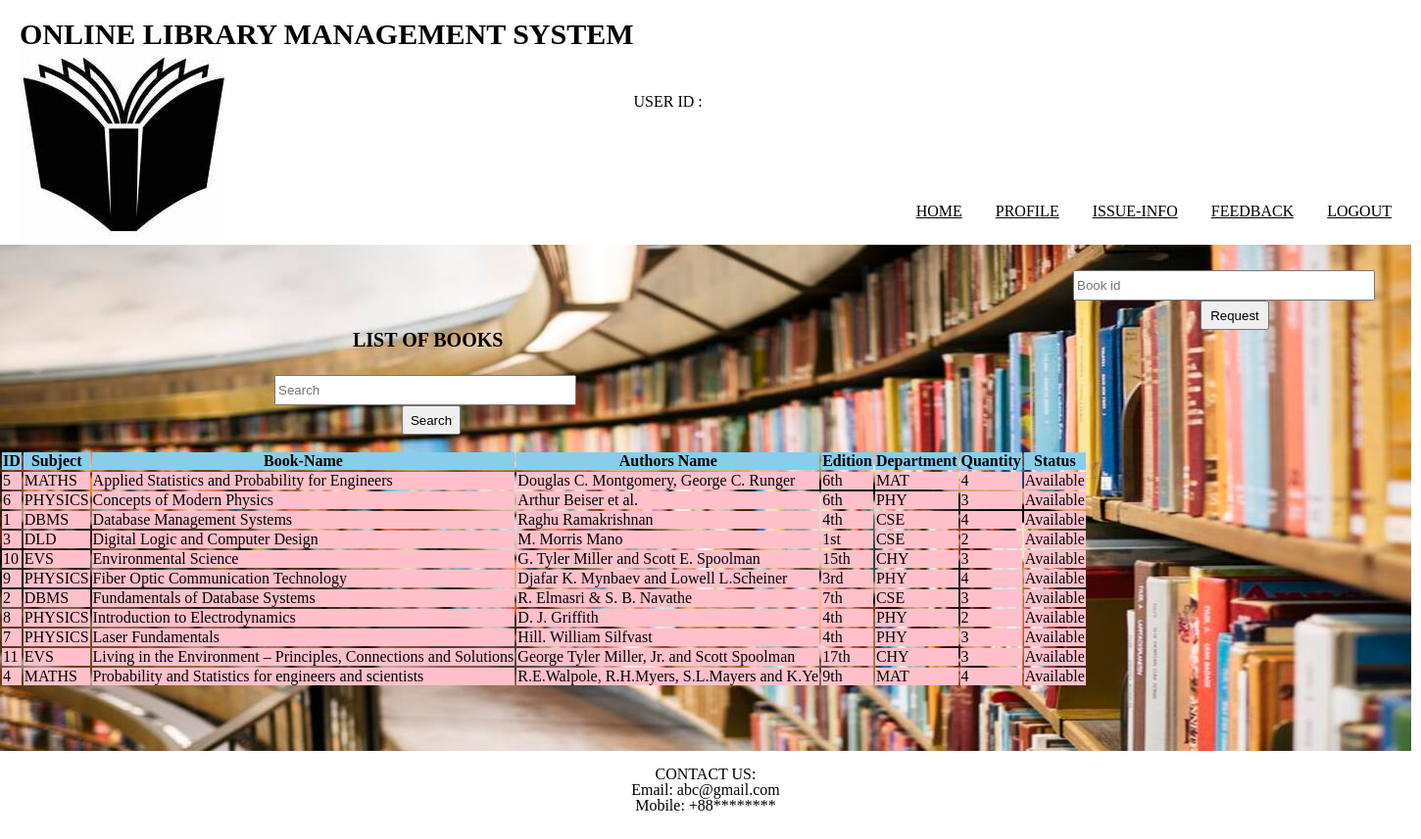
Page /issue.php on the committed database.
### tables this page shows
CREATE TABLE `books` (
  `bid` int(100) NOT NULL,
  `subject` varchar(100) NOT NULL,
  `name` varchar(100) NOT NULL,
  `authors` varchar(100) NOT NULL,
  `edition` varchar(100) NOT NULL,
  `department` varchar(100) NOT NULL,
  `quantity` int(100) NOT NULL,
  `status` varchar(100) NOT NULL
);

### issue.php (the view, shortened to what this page needs)
<!DOCTYPE html>
<html>
<head>
	<link rel="stylesheet" type="text/css" href="style.css">
</head>
<body>
		<header>
		<div class="logo">
			<h1 style="color: black;font-size: 30px;">ONLINE LIBRARY MANAGEMENT SYSTEM</h1>
			<img src="images/logo.jpeg">
		</div><br><br><br><br><br><br>
		<?php
					echo "USER ID : ".$_SESSION['id'];
				?>
				<nav>
					<ul>
						<li><a href="index.php">HOME</a></li>
						<li><a href="profile.php">PROFILE</a></li>
						<li><a href="iinfo.php">ISSUE-INFO</a></li>
						<li><a href="feedback.php">FEEDBACK</a></li>
						<li><a href="logout.php">LOGOUT</a></li>
					</ul>
				</nav>
		</header>
		<section>
			<br>
			<div style="padding-left: 1095px">
				<form action="" method="post">
					<input type="text" name="bid" placeholder="Book id" required="">
					<br>
					<button name="submit1" style="width: 70px">Request</button>
				</form>
			</div>
			<h1 style="font-size: 20px; padding-left: 360px; padding-bottom: 10px;">LIST OF BOOKS</h1>
			<br>
			<div class="search">
				<form name="search" action="" method="post">
					<input type="text" name="search" placeholder="Search" required="">
					<br>
					<button name="submit">Search</button>
				</form>
			</div>
			<br>
				<?php
					if(isset($_POST['submit']))
					{
						$q=mysqli_query($db,"SELECT * from books where name like '%$_POST[search]%'");
						if(mysqli_num_rows($q)==0)
						{
							echo "NO BOOKS FOUND";
						}
						else
						{
							echo "<table class='table table-bordered table-hover'>";
						       echo "<tr style='background-color: skyblue; border='1'>";
							        echo "<th>"; echo "ID";	echo "</th>";
							        echo "<th>"; echo "Subject";echo "</th>";
							        echo "<th>"; echo "Book-Name";  echo "</th>";
							        echo "<th>"; echo "Authors Name";  echo "</th>";
							        echo "<th>"; echo "Edition";  echo "</th>";
							        echo "<th>"; echo "Department";  echo "</th>";
							        echo "<th>"; echo "Quantity";  echo "</th>";
							        echo "<th>"; echo "Status";  echo "</th>";
						        echo "</tr>";
						    while($row=mysqli_fetch_assoc($q))
						   {
							echo "<tr style='background-color:pink;'>";
							echo "<td>"; echo $row['bid']; echo "</td>";
							echo "<td>"; echo $row['subject']; echo "</td>";
							echo "<td>"; echo $row['name']; echo "</td>";
							echo "<td>"; echo $row['authors']; echo "</td>";
							echo "<td>"; echo $row['edition']; echo "</td>";
							echo "<td>"; echo $row['department']; echo "</td>";
							echo "<td>"; echo $row['quantity']; echo "</td>";
							echo "<td>"; echo $row['status']; echo "</td>";
							echo "</tr>";
						    }
					        echo"</table>";
						}
					}
					else
					{
					$result=mysqli_query($db,"SELECT * FROM `books` ORDER BY `books`.`name` ASC;");
					echo "<table class='table table-bordered table-hover'>";
						echo "<tr style='background-color: skyblue; border='1'>";
							echo "<th>"; echo "ID";	echo "</th>";
							echo "<th>"; echo "Subject";	echo "</th>";
							echo "<th>"; echo "Book-Name";  echo "</th>";
							echo "<th>"; echo "Authors Name";  echo "</th>";
							echo "<th>"; echo "Edition";  echo "</th>";
							echo "<th>"; echo "Department";  echo "</th>";
							echo "<th>"; echo "Quantity";  echo "</th>";
							echo "<th>"; echo "Status";  echo "</th>";
						echo "</tr>";
						while($row=mysqli_fetch_assoc($result))
						{
							echo "<tr style='background-color:pink;'>";
							echo "<td>"; echo $row['bid']; echo "</td>";
							echo "<td>"; echo $row['subject']; echo "</td>";
							echo "<td>"; echo $row['name']; echo "</td>";
							echo "<td>"; echo $row['authors']; echo "</td>";
							echo "<td>"; echo $row['edition']; echo "</td>";
							echo "<td>"; echo $row['department']; echo "</td>";
							echo "<td>"; echo $row['quantity']; echo "</td>";
							echo "<td>"; echo $row['status']; echo "</td>";
							echo "</tr>";
						}
					echo"</table>";
					}
			?>
		</section>
		<footer>
			<p style="color:black;  text-align: center; ">
				<br>
				CONTACT US:<br>
				Email: abc@gmail.com <br>
				Mobile: +88********
			</p>
		</footer>
</body>
</html>

### style.css (style rules this page uses)
html, body, div, span, object, iframe, h1, h2, h3, h4, h5, h6, p, blockquote, pre, abbr, address, cite, code, del, dfn, em, img, ins, kbd, q, samp, small, strong, sub, sup, var, b, i, dl, dt, dd, ol, ul, li, fieldset, form, label, legend, caption, tbody, tfoot, thead, article, aside, canvas, details, figcaption, figure, footer, header, hgroup, menu, nav, section, summary, time, mark, audio, video { margin:0; padding:0; border:0; outline:0; font-size:100%; vertical-align:baseline; background:transparent; }
body { line-height:1; }
article,aside,details,figcaption,figure, footer,header,hgroup,menu,nav,section { display:block; }
nav ul { list-style:none; }
a { margin:0; padding:0; font-size:100%; vertical-align:baseline; background:transparent; }
input, select { vertical-align:middle; }
header { height: 250px; width: 1440px; background-color: white; }
section { height: 517px; width: 1440px; background-color: white; background-image: url(images/bg.jpg); }
footer { height: 90px; width: 1440px; background-color: white; }
.logo { float: left; padding-left: 20px; padding-top: 20px; }
li a { color: black; }
nav { float: right; word-spacing: 30px; padding: 20px; padding-top: 80px; }
nav li { display: inline-block; line-height: 80px; }
input { height: 25px; width: 300px; }
button { height:30px; width: 60px; margin: auto 130px; }
p { margin: auto 170px; }
.search { margin-left: 280px; }

### rows in the picture
books: bid "5", subject "MATHS", name "Applied Statistics and Probability for Engineers", authors "Douglas C. Montgomery, George C. Runger", edition "6th", department "MAT", quantity "4", status "Available"
books: bid "6", subject "PHYSICS", name "Concepts of Modern Physics", authors "Arthur Beiser et al.", edition "6th", department "PHY", quantity "3", status "Available"
books: bid "1", subject "DBMS", name "Database Management Systems", authors "Raghu Ramakrishnan", edition "4th", department "CSE", quantity "4", status "Available"
books: bid "3", subject "DLD", name "Digital Logic and Computer Design", authors "M. Morris Mano", edition "1st", department "CSE", quantity "2", status "Available"
books: bid "10", subject "EVS", name "Environmental Science", authors "G. Tyler Miller and Scott E. Spoolman", edition "15th", department "CHY", quantity "3", status "Available"
books: bid "9", subject "PHYSICS", name "Fiber Optic Communication Technology", authors "Djafar K. Mynbaev and Lowell L.Scheiner", edition "3rd", department "PHY", quantity "4", status "Available"
books: bid "2", subject "DBMS", name "Fundamentals of Database Systems", authors "R. Elmasri & S. B. Navathe", edition "7th", department "CSE", quantity "3", status "Available"
books: bid "8", subject "PHYSICS", name "Introduction to Electrodynamics", authors "D. J. Griffith", edition "4th", department "PHY", quantity "2", status "Available"
books: bid "7", subject "PHYSICS", name "Laser Fundamentals", authors "Hill. William Silfvast", edition "4th", department "PHY", quantity "3", status "Available"
books: bid "11", subject "EVS", name "Living in the Environment – Principles, Connections and Solutions", authors "George Tyler Miller, Jr. and Scott Spoolman", edition "17th", department "CHY", quantity "3", status "Available"
books: bid "4", subject "MATHS", name "Probability and Statistics for engineers and scientists", authors "R.E.Walpole, R.H.Myers, S.L.Mayers and K.Ye", edition "9th", department "MAT", quantity "4", status "Available"
